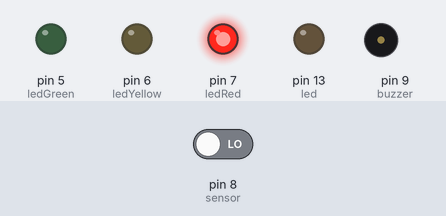
Bench run of a sketch on a simulated Arduino Uno, built with avr-gcc and run on an emulated ATmega328P. Parts: output pins drawn as LEDs (lit = HIGH), buzzer (waves = sounding). The test bench sets the inputs (shaded band); at power-on: pin 8 (sensor) LOW.

Above: at 1.2 s.
1.3 s: pin 8 (sensor) driven HIGH
At 3.3 s:
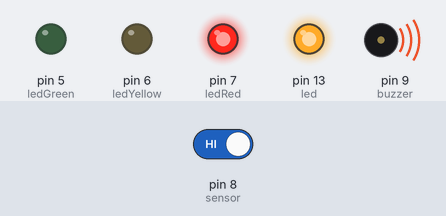
At 10.2 s:
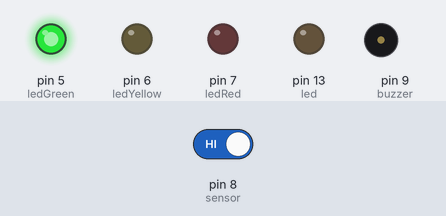
15.3 s: pin 8 (sensor) driven LOW
At 18.3 s:
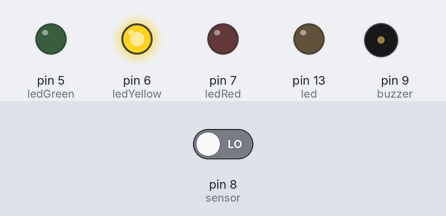
Timing chart, 0 to 34.5 s (numbered marks = the images above; inputs shaded):
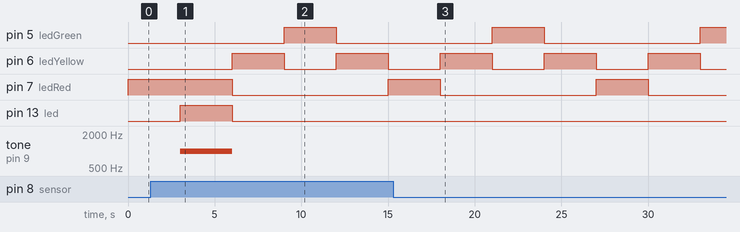

The sketch:

Squid-Uino_Game.ino
```cpp
/* This code involve 2 features, traffic light as the led light up in a sequence like traffic light, and trigerring alarm when detect motion at red light*/
int led = 13;                // pin of game over led
int ledRed = 7;              // pin of red led
int ledYellow = 6;           // pin of yellow led
int ledGreen = 5;            // pin of green led
int buzzer = 9;              // pin of buzzer
int sensor = 8;              // the pin of sensor
int tri = 0;                 // alarm trigger variable
int led_0 = 1;               // variable for red led
int led_1 = 0;               // variable for yellow led
int led_2 = 0;               // variable for green led
void setup() {
  pinMode(led, OUTPUT);      // initalize game over LED as an output
  pinMode(buzzer,OUTPUT);    // initalize buzzer as an output
  pinMode(sensor, INPUT);    // initialize sensor as an input
  pinMode(ledRed, OUTPUT);   // initalize red LED as an output
  pinMode(ledYellow, OUTPUT);// initalize yellow LED as an output
  pinMode(ledGreen, OUTPUT); // initalize green LED as an output
}

void loop(){
  while (led_2 != 1){        // loop to light up from red led to green led
    if (tri == 1 && digitalRead(sensor) == 1) // trigerring alarm and game over led when detect motion at red light
    {
      digitalWrite(led,HIGH);
      tone (9,1000);
      delay(3000);
      noTone(9);
      digitalWrite(led,LOW);
    }
    digitalWrite(ledRed,led_0);
    digitalWrite(ledYellow,led_1);
    digitalWrite(ledGreen,led_2);
    tri = led_0;
    led_2 = led_1;
    led_1 = led_0;
    led_0 = 0;
    delay(3000);
  }
  while (led_0 != 1){         // loop to light up from green led to red led
    digitalWrite(ledRed,led_0);
    digitalWrite(ledYellow,led_1);
    digitalWrite(ledGreen,led_2);

    led_0 = led_1;
    led_1 = led_2;
    led_2 = 0;
    delay(3000);
  }
}
```

Measured:
- after the input at 1.3 s, pin 13 (led): LOW → HIGH after 1.7 s, → LOW 3.0 s later; tone on pin 9 (buzzer): silent → 1000 Hz after 1.7 s, → silent 3.0 s later
- after the input at 15.3 s, pin 13 (led): stays LOW (without the input it goes to HIGH after 2.7 s); tone on pin 9 (buzzer): stays silent (without the input it goes to 1000 Hz after 2.7 s)
- by itself, pin 6 (ledYellow): alternates HIGH for 3.0 s and LOW for 3.0 s
